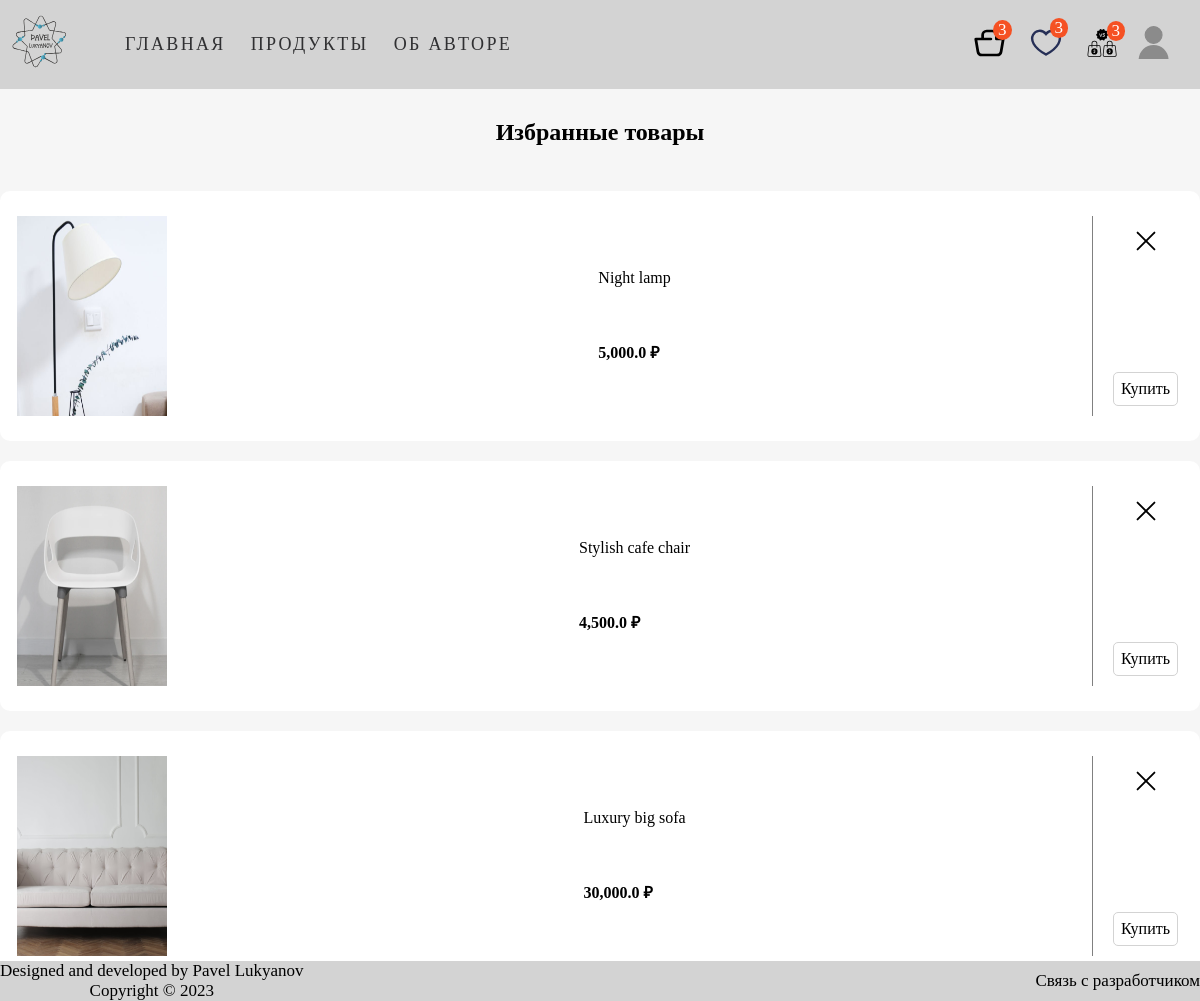
The page /favourites/ (signed in) on the database its author committed.
### main_page/models.py (models this page shows, shortened)
class Menu(models.Model):
    title = models.CharField(max_length=50)
    url = models.CharField(max_length=100)
    class Meta:
        verbose_name = 'Меню'
        verbose_name_plural = 'Меню'

class Product(models.Model):
    category = models.ForeignKey(Category, on_delete=models.CASCADE, null=True,
                                 verbose_name='Категория')
    name = models.CharField(max_length=50, db_index=True, verbose_name='Наименование', null=True)
    slug = models.SlugField(max_length=100, db_index=True, null=True, verbose_name='Слаг')
    description = models.TextField(max_length=350, verbose_name='Описание', null=True)
    img = models.ImageField(upload_to='main_page/images', verbose_name='Изображение', null=True)
    width = models.CharField(max_length=10, verbose_name='Ширина (см)', null=True)
    height = models.CharField(max_length=10, verbose_name='Высота (см)', null=True)
    weight = models.CharField(max_length=10, verbose_name='Вес (кг)', null=True)
    price = models.FloatField(max_length=6, verbose_name='Цена (руб)', null=True)
    discount_price = models.CharField(max_length=10, null=True, verbose_name='Цена со скидкой')
    start_date = models.DateTimeField(null=True, blank=True, verbose_name='Дата старта распродажи')
    end_date = models.DateTimeField(null=True, blank=True, verbose_name='Дата окончания распродажи')
    availability_status = models.ForeignKey(ProductAvailability, on_delete=models.CASCADE, null=True, verbose_name='Наличие')
    reviewer = models.ForeignKey(Profile, on_delete=models.CASCADE, null=True, blank=True)
    vote_total = models.IntegerField(default=0, null=True, blank=True)
    vote_ratio = models.IntegerField(default=0, null=True, blank=True)
    created = models.DateTimeField(auto_now_add=True, null=True)
    updated = models.DateTimeField(auto_now=True, null=True)
    cart_prods = models.ForeignKey(ShoppingCart, on_delete=models.CASCADE, null=True)
    class Meta:
        ordering = ('name', '-vote_ratio', '-vote_total')
        index_together = ('id', 'slug',)
        verbose_name = 'Товар'
        verbose_name_plural = 'Товары'
    def get_absolute_url(self):
        return reverse('main_page:product_detail', args=[self.id, self.slug])

### favourites/views.py (the view)
# urls.py: path('', views.get_favourites_products, name='all_products'),
@login_required
def get_favourites_products(request):
    menu = Menu.objects.all()
    cart_prods_counter = request.user.shoppingcart_set.all()
    favourite_prods_counter = request.user.favourite_set.all()
    compare_prods_counter = request.user.compare_set.all()
    favourites_item = request.user.favourite_set.all()
    favourites_item = [item.product for item in favourites_item]
    return render(request, 'favourites/favourites.html', {
        'favourites_item': favourites_item,
        'menu': menu,
        'cart_prods_counter': cart_prods_counter,
        'favourite_prods_counter': favourite_prods_counter,
        'compare_prods_counter': compare_prods_counter,
    })

### templates/favourites/favourites.html
{% extends 'main_page/base.html' %}
{% load static %}
{% block css %}
    <link rel="stylesheet" href="{% static 'css/favourites.css' %}">
{% endblock %}
{% block content %}
    <h2>Избранные товары</h2>
    <section class="favourites-content container">
        <div class="favourites-tape">
            {% for item in favourites_item %}
                <div class="product-card">
                    <a href="{{ item.get_absolute_url }}">
                        <img src="{{ item.img.url }}" height="200" width="150" alt="Товар">
                    </a>
                    <div class="product-description">
                        <p>{{ item.description }}</p>
                        <span><b>{{ item.price }} ₽</b></span>
                    </div>
                    <div class="interaction-item">
                        <a class="remove-prod" href="{% url 'favourites:remove_item' item.id %}">
                            <img src="{% static 'favourites/remove-icon.svg' %}" height="30" width="30"
                                 alt="Удалить избранное">
                        </a>
                        <a class="buy-prod" href="{% url 'cart:add_item' item.id %}">Купить</a>
                    </div>
                </div>
            {% endfor %}
        </div>
    </section>
{% endblock %}

### templates/main_page/base.html (shortened to what this page needs)
<!DOCTYPE html>
{% load static %}
<html lang="en">
<head>
    <link rel="stylesheet" href="{% static 'css/base.css' %}">
    {% block css %} {% endblock %}
</head>
<body>
    <header class="page-header">
        <div class="page-header__wrapper container">
            <nav class="site-nav page-header__site-nav">
                <div class="page-header__logo">
                    <a href="{% url 'main_page:index' %}">
                        <img src="{% static 'main_page/my_logo.svg' %}" width="80" height="80" alt="Логотип автора">
                    </a>
                </div>
                <ul class="site-nav__list">
                    {% for item in menu %}
                        <li class="site-nav__item"><a href="{{ item.url }}">{{ item.title }}</a></li>
                    {% endfor %}
                </ul>
            </nav>
            <div class="user-nav__user-block">
                {% if user.is_authenticated %}
                    <div class="user-nav__shop_block">
                        <span class="cart-counter">{{ cart_prods_counter.count }}</span>
                        <span class="favourite-counter">{{ favourite_prods_counter.count }}</span>
                        <span class="compare-counter">{{ compare_prods_counter.count }}</span>
                        <a href="{% url 'cart:cart' %}"><img src="{% static 'main_page/shop_cart.svg' %}"
                                                             height="32" width="33" alt="Корзина товаров">
                        </a>
                        <a href="{% url 'favourites:all_products' %}"><img src="{% static 'main_page/favourites-icon.svg' %}"
                                                                           width="32" height="33" alt="Избранное">
                        </a>
                        <a href="{% url 'compare:all_compare' %}"><img src="{% static 'main_page/compare.svg' %}"
                                                                           width="32" height="33" alt="Избранное">
                        </a>
                    </div>
                    <div class="user-nav__profile">
                        <a class="user-nav__logo" id="user-icon" href="{% url 'main_page:index' %}">
                            <img src="{% static 'main_page/user_logo.svg' %}"
                                 width="32" height="33" alt="Пользователь">
                        </a>
                    </div>
                {% else %}
                    <ul class="user-nav__user-auth">
                        <li><a href="{% url 'signup' %}">Зарегистрироваться</a></li>
                        <li><a href="{% url 'login' %}">Войти</a></li>
                    </ul>
                {% endif %}
            </div>
        </div>
    </header>
    {% block content %}
    {% endblock %}
    <footer class="basement-content">
        <div class="footer container">
            <div class="info-line">
                <div class="rights">
                    <p>Designed and developed by Pavel Lukyanov</p>
                    <p>Copyright © 2023</p>
                </div>
                <div class="info-line__menu">
                    <a class="top-line__menu-item" href="https://t.me/Lukianov08">Связь с разработчиком</a>
                </div>
            </div>
        </div>
    </footer>
</body>
</html>

### main_page/static/css/base.css (style rules this page uses)
body { height: 100%; padding: 0; margin: 0; background-color: #f6f6f6; }
h1, h2, h3, p { margin: 0; padding: 0; }
.container { max-width: 1200px; min-width: 320px; margin: 0 auto; box-sizing: border-box }
a { text-decoration: none; color: black; cursor: pointer; }
.page-header { position: sticky; top: 0; }
ul { margin: 0; padding: 0; }
.page-header { background-color: lightgray; }
.page-header__logo { display: inline-block; padding-top: 5px; }
.page-header__wrapper { display: flex; flex-wrap: wrap; justify-content: space-between; align-items: center; }
.page-header__site-nav { display: flex; align-items: center; }
.site-nav__list { display: flex; margin-left: 20px; list-style: none; }
.site-nav__item, .user-nav__logo { margin: 15px 0 15px 0; padding-left: 25px; }
.site-nav__item a { font-size: 18px; line-height: 19px; color: #303032; text-transform: uppercase; letter-spacing: .13em; }
.user-nav__user-block { display: flex; align-items: center; }
.user-nav__logo { margin: 0; padding: 0; }
.user-nav__profile { display: flex; justify-content: center; flex-direction: column; align-items: center; margin-right: 30px; }
.user-nav__profile { position: relative; display: block; }
.user-nav__shop_block { position: relative; margin-right: 20px; }
.user-nav__shop_block a:not(:last-child) { margin-right: 20px; }
.user-nav__shop_block span { position: absolute; text-transform: uppercase; font-size: 17px; padding: 0 5px 0 5px; border-radius: 100%; color: white; background-color: #f55123; }
.cart-counter { top: -6px; left: 20px; }
.favourite-counter { top: -8px; right:50px; }
.compare-counter { top: -5px; right: -7px; }
.basement-content { position: absolute; bottom: 0; width: 100%; margin-top: 40px; background-color: #d3d3d3; }
.info-line { display: flex; justify-content: space-between; align-items: center; font-size: 17px; }
.rights p { text-align: center; font-weight: 400; }

### favourites/static/css/favourites.css (style rules this page uses)
body { padding: 0; margin: 0; background-color: #f6f6f6; }
h2 { text-align: center; padding: 30px 0 30px 0; }
a { text-decoration: none; color: black; cursor: pointer; }
.favourites-content { margin-top: 15px; }
.favourites-tape { display: flex; flex-direction: column; }
.product-card { display: flex; justify-content: space-between; height: 200px; margin: 0 0 20px 0; border-radius: 10px; background-color: #ffffff; padding: 25px 17px; }
.product-description { display: flex; flex-direction: column; justify-content: space-evenly; padding: 0 10px 0 20px; }
.interaction-item { display: flex; flex-direction: column; justify-content: space-between; border-left: 1px solid gray; text-align: center; padding: 10px 5px 10px 20px; }
.buy-prod { border-radius: 5px; border: 1px solid lightgray; padding: 7px; }

### rows shown on the page
Menu: title "ГЛАВНАЯ"
Menu: title "ПРОДУКТЫ"
Menu: title "ОБ АВТОРЕ"
Product: img (picture), description "Night lamp", price "5,000.0"
Product: img (picture), description "Stylish cafe chair", price "4,500.0"
Product: img (picture), description "Luxury big sofa", price "30,000.0"

### other values the page prints
{{ cart_prods_counter.count }} "3"
{{ favourite_prods_counter.count }} "3"
{{ compare_prods_counter.count }} "3"
